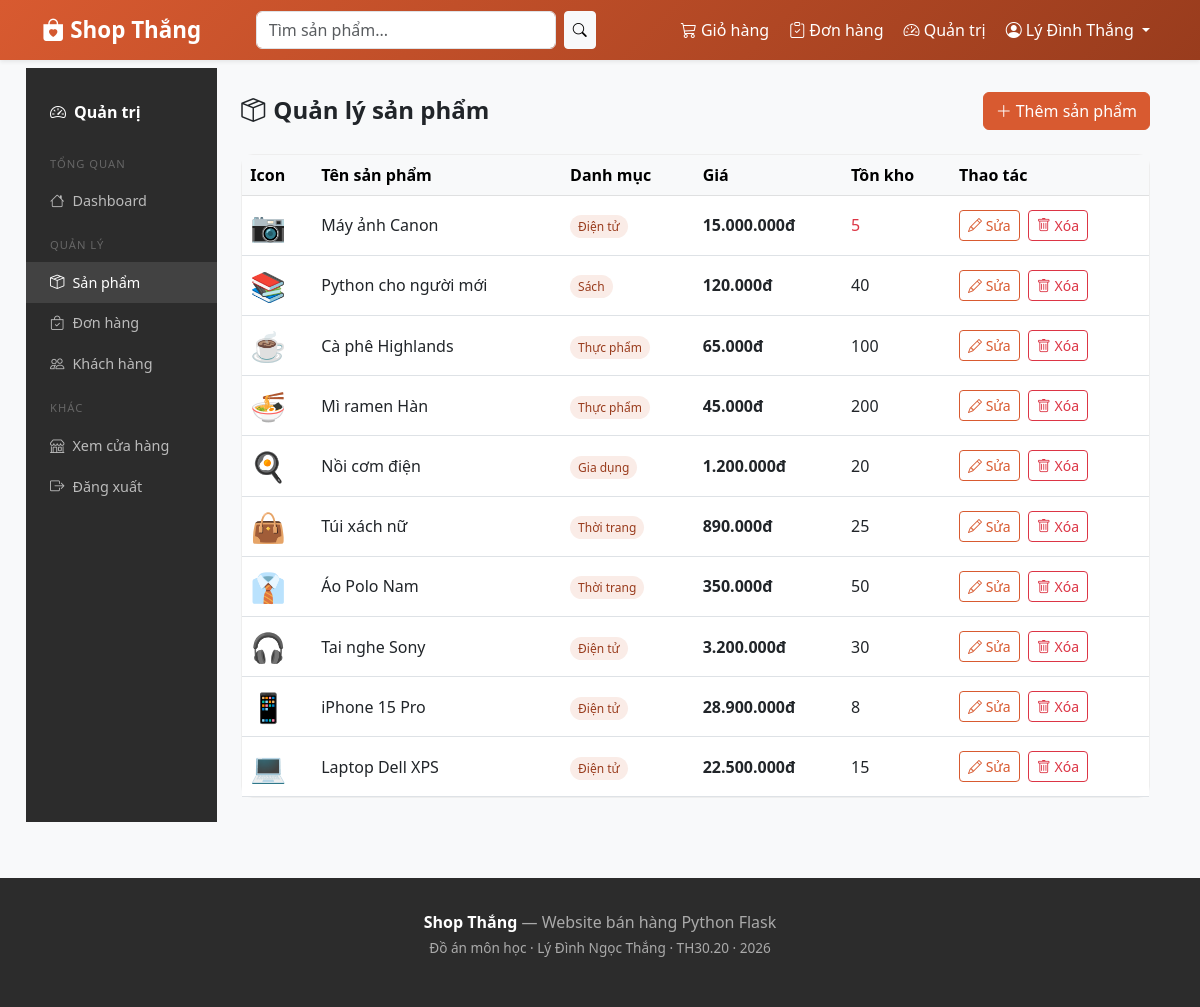
/admin/products (signed in), run on the app's committed database.
### tables this page shows
CREATE TABLE products (
            id INTEGER PRIMARY KEY AUTOINCREMENT,
            name TEXT NOT NULL,
            category TEXT NOT NULL,
            price INTEGER NOT NULL,
            stock INTEGER DEFAULT 0,
            icon TEXT DEFAULT '📦',
            description TEXT,
            created_at TEXT DEFAULT CURRENT_TIMESTAMP
        );

### app.py (the view)
@app.route('/admin/products')
@login_required
@admin_required
def admin_products():
    conn = get_db()
    products = conn.execute('SELECT * FROM products ORDER BY id DESC').fetchall()
    conn.close()
    return render_template('admin/products.html', products=products)

### app.py (called while the page is built)
def get_db():
    conn = sqlite3.connect(DB_PATH)
    conn.row_factory = sqlite3.Row
    return conn

def login_required(f):
    @wraps(f)
    def decorated(*args, **kwargs):
        if 'user_id' not in session:
            flash('Vui lòng đăng nhập!', 'warning')
            return redirect(url_for('login'))
        return f(*args, **kwargs)
    return decorated

def admin_required(f):
    @wraps(f)
    def decorated(*args, **kwargs):
        if session.get('role') != 'admin':
            flash('Bạn không có quyền truy cập!', 'danger')
            return redirect(url_for('index'))
        return f(*args, **kwargs)
    return decorated

def fmt_price(value):
    return f"{value:,}đ".replace(',', '.')

### templates/admin/products.html (shortened to what this page needs)
{% extends "admin/base_admin.html" %}
{% block admin_content %}
<div class="d-flex justify-content-between align-items-center mb-4">
  <h4 class="fw-bold mb-0"><i class="bi bi-box-seam me-2"></i>Quản lý sản phẩm</h4>
  <a href="/admin/products/add" class="btn btn-primary"><i class="bi bi-plus-lg me-1"></i>Thêm sản phẩm</a>
</div>
<div class="card">
  <div class="table-responsive">
    <table class="table align-middle mb-0">
      <thead class="table-light">
        <tr><th>Icon</th><th>Tên sản phẩm</th><th>Danh mục</th><th>Giá</th><th>Tồn kho</th><th>Thao tác</th></tr>
      </thead>
      <tbody>
        {% for p in products %}
        <tr>
          <td style="font-size:1.8rem">{{ p['icon'] }}</td>
          <td class="fw-medium">{{ p['name'] }}</td>
          <td><span class="badge-cat">{{ p['category'] }}</span></td>
          <td class="price-text">{{ p['price'] | fmt_price }}</td>
          <td>
            {% if p['stock'] <= 5 %}
              <span class="text-danger fw-medium">{{ p['stock'] }}</span>
            {% else %}
              {{ p['stock'] }}
            {% endif %}
          </td>
          <td>
            <a href="/admin/products/edit/{{ p['id'] }}" class="btn btn-outline-primary btn-sm me-1">
              <i class="bi bi-pencil"></i> Sửa
            </a>
            <a href="/admin/products/delete/{{ p['id'] }}" class="btn btn-outline-danger btn-sm"
               onclick="return confirm('Xóa sản phẩm này?')">
              <i class="bi bi-trash"></i> Xóa
            </a>
          </td>
        </tr>
        {% endfor %}
      </tbody>
    </table>
  </div>
</div>
{% endblock %}

### templates/base.html (style rules this page uses)
body { background: #f8f9fa; font-family: 'Segoe UI', sans-serif; }
.btn-primary { background: #D85A30; border-color: #D85A30; }
.btn-outline-primary { color: #D85A30; border-color: #D85A30; }
.badge-cat { background: #FAECE7; color: #993C1D; font-size: .75rem; padding: 3px 8px; border-radius: 20px; }
.card { border: 1px solid #eee; border-radius: 12px; transition: box-shadow .2s; }
.price-text { color: #D85A30; font-weight: 600; }

### data on the page
products: icon "📷", name "Máy ảnh Canon", category "Điện tử", price|fmt_price "15.000.000đ", stock "5"
products: icon "📚", name "Python cho người mới", category "Sách", price|fmt_price "120.000đ", stock "40"
products: icon "☕", name "Cà phê Highlands", category "Thực phẩm", price|fmt_price "65.000đ", stock "100"
products: icon "🍜", name "Mì ramen Hàn", category "Thực phẩm", price|fmt_price "45.000đ", stock "200"
products: icon "🍳", name "Nồi cơm điện", category "Gia dụng", price|fmt_price "1.200.000đ", stock "20"
products: icon "👜", name "Túi xách nữ", category "Thời trang", price|fmt_price "890.000đ", stock "25"
products: icon "👔", name "Áo Polo Nam", category "Thời trang", price|fmt_price "350.000đ", stock "50"
products: icon "🎧", name "Tai nghe Sony", category "Điện tử", price|fmt_price "3.200.000đ", stock "30"
products: icon "📱", name "iPhone 15 Pro", category "Điện tử", price|fmt_price "28.900.000đ", stock "8"
products: icon "💻", name "Laptop Dell XPS", category "Điện tử", price|fmt_price "22.500.000đ", stock "15"

### other printed values
{{ session.fullname }} "Lý Đình Thắng"
